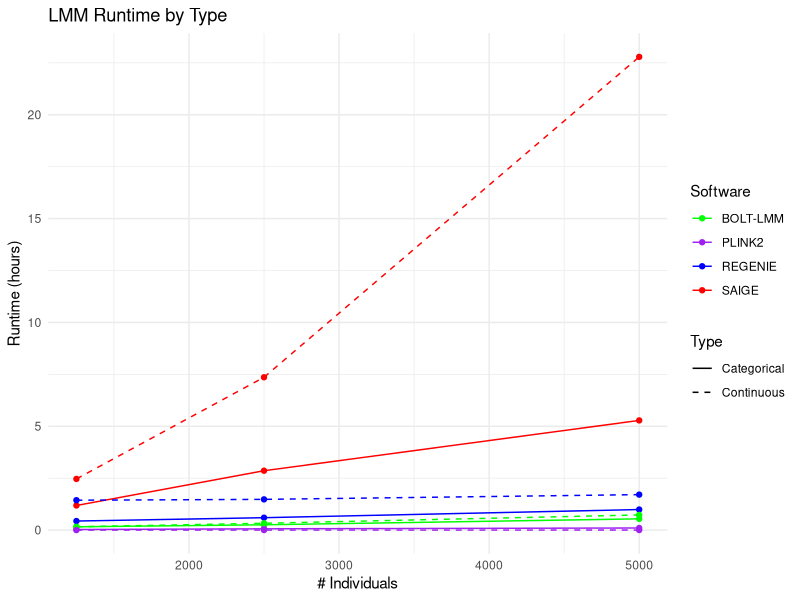

The R source for this figure:
# Prepare the data for the categorical runtime
cat_data <- data.frame(
  nIndividuals = c(1250, 2500, 5000),
  runtime = c(573.757, 921.05100, 1951.995, 1571.24, 2151.103, 3565.347, 4268.588, 10295.285, 19015.465, 103.34, 225.89, 366.18),
  Software = rep(c("BOLT-LMM", "REGENIE", "SAIGE", "PLINK2"), each = 3),
  Type = rep("Categorical", 12)
)

# Prepare the data for the continuous runtime
cont_data <- data.frame(
  nIndividuals = c(1250, 2500, 5000),
  runtime = c(572.153, 1183.144, 2628.689, 5182.296, 5328.045, 6148.966, 8870.7, 26492.221, 82033.679, 4.64, 7.32, 11.883),
  Software = rep(c("BOLT-LMM", "REGENIE", "SAIGE", "PLINK2"), each = 3),
  Type = rep("Continuous", 12)
)
#Convert y axis from seconds to hours
cat_data$runtime <- cat_data$runtime / 3600
cont_data$runtime <- cont_data$runtime / 3600


# Combine the data
data <- rbind(cat_data, cont_data)

# Load the ggplot2 library
library(ggplot2)

# Plot
ggplot(data, aes(x = nIndividuals, y = runtime, color = Software, group = interaction(Software, Type), linetype = Type)) + 
  geom_line() + 
  geom_point() + 
  scale_color_manual(values = c("BOLT-LMM" = "green", "REGENIE" = "blue", "SAIGE" = "red", "PLINK2" = "purple")) + 
  theme_minimal() + 
  labs(x = "# Individuals", y = "Runtime (hours)", title = "LMM Runtime by Type") + 
  scale_linetype_manual(values = c("Categorical" = "solid", "Continuous" = "dashed"))